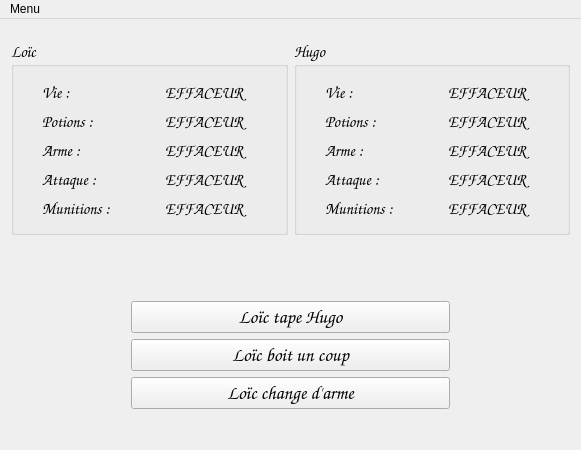
<?xml version="1.0" encoding="UTF-8"?>
<ui version="4.0">
 <class>Bastfen</class>
 <widget class="QMainWindow" name="Bastfen">
  <property name="geometry">
   <rect>
    <x>0</x>
    <y>0</y>
    <width>581</width>
    <height>450</height>
   </rect>
  </property>
  <property name="sizePolicy">
   <sizepolicy hsizetype="Fixed" vsizetype="Fixed">
    <horstretch>0</horstretch>
    <verstretch>0</verstretch>
   </sizepolicy>
  </property>
  <property name="windowTitle">
   <string>BastFen</string>
  </property>
  <widget class="QWidget" name="centralWidget">
   <widget class="QWidget" name="layoutWidget">
    <property name="geometry">
     <rect>
      <x>0</x>
      <y>10</y>
      <width>581</width>
      <height>391</height>
     </rect>
    </property>
    <layout class="QGridLayout" name="gridLayout_4">
     <item row="0" column="0">
      <widget class="QGroupBox" name="groupBox">
       <property name="font">
        <font>
         <family>Comic Sans MS</family>
         <pointsize>12</pointsize>
        </font>
       </property>
       <property name="title">
        <string>Loïc</string>
       </property>
       <widget class="QWidget" name="layoutWidget">
        <property name="geometry">
         <rect>
          <x>20</x>
          <y>30</y>
          <width>261</width>
          <height>161</height>
         </rect>
        </property>
        <layout class="QGridLayout" name="gridLayout">
         <item row="0" column="0">
          <widget class="QLabel" name="label_2">
           <property name="font">
            <font>
             <family>Comic Sans MS</family>
             <pointsize>12</pointsize>
            </font>
           </property>
           <property name="text">
            <string>Vie :</string>
           </property>
          </widget>
         </item>
         <item row="0" column="1">
          <widget class="QLabel" name="loic_life">
           <property name="font">
            <font>
             <family>Comic Sans MS</family>
             <pointsize>12</pointsize>
            </font>
           </property>
           <property name="text">
            <string>EFFACEUR</string>
           </property>
          </widget>
         </item>
         <item row="1" column="0">
          <widget class="QLabel" name="label_3">
           <property name="font">
            <font>
             <family>Comic Sans MS</family>
             <pointsize>12</pointsize>
            </font>
           </property>
           <property name="text">
            <string>Potions :</string>
           </property>
          </widget>
         </item>
         <item row="1" column="1">
          <widget class="QLabel" name="loic_potions">
           <property name="font">
            <font>
             <family>Comic Sans MS</family>
             <pointsize>12</pointsize>
            </font>
           </property>
           <property name="text">
            <string>EFFACEUR</string>
           </property>
          </widget>
         </item>
         <item row="2" column="0">
          <widget class="QLabel" name="label">
           <property name="font">
            <font>
             <family>Comic Sans MS</family>
             <pointsize>12</pointsize>
            </font>
           </property>
           <property name="text">
            <string>Arme :</string>
           </property>
          </widget>
         </item>
         <item row="2" column="1">
          <widget class="QLabel" name="loic_weapon_name">
           <property name="font">
            <font>
             <family>Comic Sans MS</family>
             <pointsize>12</pointsize>
            </font>
           </property>
           <property name="text">
            <string>EFFACEUR</string>
           </property>
          </widget>
         </item>
         <item row="3" column="0">
          <widget class="QLabel" name="label_4">
           <property name="font">
            <font>
             <family>Comic Sans MS</family>
             <pointsize>12</pointsize>
            </font>
           </property>
           <property name="text">
            <string>Attaque :</string>
           </property>
          </widget>
         </item>
         <item row="3" column="1">
          <widget class="QLabel" name="loic_dmg">
           <property name="font">
            <font>
             <family>Comic Sans MS</family>
             <pointsize>12</pointsize>
            </font>
           </property>
           <property name="text">
            <string>EFFACEUR</string>
           </property>
          </widget>
         </item>
         <item row="4" column="0">
          <widget class="QLabel" name="label_5">
           <property name="font">
            <font>
             <family>Comic Sans MS</family>
             <pointsize>12</pointsize>
            </font>
           </property>
           <property name="text">
            <string>Munitions :</string>
           </property>
          </widget>
         </item>
         <item row="4" column="1">
          <widget class="QLabel" name="loic_ammunitions">
           <property name="font">
            <font>
             <family>Comic Sans MS</family>
             <pointsize>12</pointsize>
            </font>
           </property>
           <property name="text">
            <string>EFFACEUR</string>
           </property>
          </widget>
         </item>
        </layout>
       </widget>
      </widget>
     </item>
     <item row="0" column="1">
      <widget class="QGroupBox" name="groupBox_2">
       <property name="font">
        <font>
         <family>Comic Sans MS</family>
         <pointsize>12</pointsize>
        </font>
       </property>
       <property name="title">
        <string>Hugo</string>
       </property>
       <widget class="QWidget" name="layoutWidget">
        <property name="geometry">
         <rect>
          <x>20</x>
          <y>30</y>
          <width>261</width>
          <height>161</height>
         </rect>
        </property>
        <layout class="QGridLayout" name="gridLayout_2">
         <item row="0" column="0">
          <widget class="QLabel" name="label_11">
           <property name="font">
            <font>
             <family>Comic Sans MS</family>
             <pointsize>12</pointsize>
            </font>
           </property>
           <property name="text">
            <string>Vie :</string>
           </property>
          </widget>
         </item>
         <item row="0" column="1">
          <widget class="QLabel" name="hugo_life">
           <property name="font">
            <font>
             <family>Comic Sans MS</family>
             <pointsize>12</pointsize>
            </font>
           </property>
           <property name="text">
            <string>EFFACEUR</string>
           </property>
          </widget>
         </item>
         <item row="1" column="0">
          <widget class="QLabel" name="label_13">
           <property name="font">
            <font>
             <family>Comic Sans MS</family>
             <pointsize>12</pointsize>
            </font>
           </property>
           <property name="text">
            <string>Potions :</string>
           </property>
          </widget>
         </item>
         <item row="1" column="1">
          <widget class="QLabel" name="hugo_potions">
           <property name="font">
            <font>
             <family>Comic Sans MS</family>
             <pointsize>12</pointsize>
            </font>
           </property>
           <property name="text">
            <string>EFFACEUR</string>
           </property>
          </widget>
         </item>
         <item row="2" column="0">
          <widget class="QLabel" name="label_15">
           <property name="font">
            <font>
             <family>Comic Sans MS</family>
             <pointsize>12</pointsize>
            </font>
           </property>
           <property name="text">
            <string>Arme :</string>
           </property>
          </widget>
         </item>
         <item row="2" column="1">
          <widget class="QLabel" name="hugo_weapon_name">
           <property name="font">
            <font>
             <family>Comic Sans MS</family>
             <pointsize>12</pointsize>
            </font>
           </property>
           <property name="text">
            <string>EFFACEUR</string>
           </property>
          </widget>
         </item>
         <item row="3" column="0">
          <widget class="QLabel" name="label_17">
           <property name="font">
            <font>
             <family>Comic Sans MS</family>
             <pointsize>12</pointsize>
            </font>
           </property>
           <property name="text">
            <string>Attaque :</string>
           </property>
          </widget>
         </item>
         <item row="3" column="1">
          <widget class="QLabel" name="hugo_dmg">
           <property name="font">
            <font>
             <family>Comic Sans MS</family>
             <pointsize>12</pointsize>
            </font>
           </property>
           <property name="text">
            <string>EFFACEUR</string>
           </property>
          </widget>
         </item>
         <item row="4" column="0">
          <widget class="QLabel" name="label_19">
           <property name="font">
            <font>
             <family>Comic Sans MS</family>
             <pointsize>12</pointsize>
            </font>
           </property>
           <property name="text">
            <string>Munitions :</string>
           </property>
          </widget>
         </item>
         <item row="4" column="1">
          <widget class="QLabel" name="hugo_ammunitions">
           <property name="font">
            <font>
             <family>Comic Sans MS</family>
             <pointsize>12</pointsize>
            </font>
           </property>
           <property name="text">
            <string>EFFACEUR</string>
           </property>
          </widget>
         </item>
        </layout>
       </widget>
      </widget>
     </item>
     <item row="1" column="0" colspan="2">
      <layout class="QGridLayout" name="gridLayout_3">
       <property name="leftMargin">
        <number>120</number>
       </property>
       <property name="topMargin">
        <number>60</number>
       </property>
       <property name="rightMargin">
        <number>120</number>
       </property>
       <item row="0" column="0">
        <widget class="QPushButton" name="pb_beat">
         <property name="font">
          <font>
           <family>Comic Sans MS</family>
           <pointsize>14</pointsize>
          </font>
         </property>
         <property name="text">
          <string>Loïc tape Hugo</string>
         </property>
        </widget>
       </item>
       <item row="1" column="0">
        <widget class="QPushButton" name="pb_drink">
         <property name="font">
          <font>
           <family>Comic Sans MS</family>
           <pointsize>14</pointsize>
          </font>
         </property>
         <property name="text">
          <string>Loïc boit un coup</string>
         </property>
        </widget>
       </item>
       <item row="2" column="0">
        <widget class="QPushButton" name="pb_change_weapon">
         <property name="font">
          <font>
           <family>Comic Sans MS</family>
           <pointsize>14</pointsize>
          </font>
         </property>
         <property name="text">
          <string>Loïc change d'arme</string>
         </property>
        </widget>
       </item>
      </layout>
     </item>
    </layout>
   </widget>
  </widget>
  <widget class="QMenuBar" name="menuBar">
   <property name="geometry">
    <rect>
     <x>0</x>
     <y>0</y>
     <width>581</width>
     <height>23</height>
    </rect>
   </property>
   <widget class="QMenu" name="menuMenu">
    <property name="title">
     <string>Menu</string>
    </property>
    <addaction name="action_leave"/>
   </widget>
   <addaction name="menuMenu"/>
  </widget>
  <action name="action_leave">
   <property name="text">
    <string>Quitter</string>
   </property>
   <property name="shortcut">
    <string>Ctrl+Q</string>
   </property>
  </action>
 </widget>
 <layoutdefault spacing="6" margin="11"/>
 <resources/>
 <connections/>
</ui>
